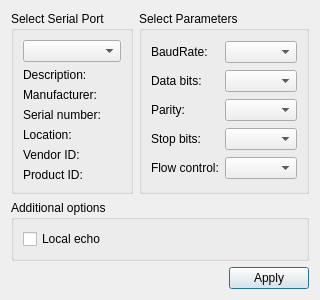
<?xml version="1.0" encoding="UTF-8"?>
<ui version="4.0">
 <class>SettingsDialog</class>
 <widget class="QDialog" name="SettingsDialog">
  <property name="geometry">
   <rect>
    <x>0</x>
    <y>0</y>
    <width>281</width>
    <height>272</height>
   </rect>
  </property>
  <property name="windowTitle">
   <string>Settings</string>
  </property>
  <layout class="QGridLayout" name="gridLayout_3">
   <item row="0" column="1">
    <widget class="QGroupBox" name="parametersBox">
     <property name="title">
      <string>Select Parameters</string>
     </property>
     <layout class="QGridLayout" name="gridLayout_2">
      <item row="0" column="0">
       <widget class="QLabel" name="baudRateLabel">
        <property name="text">
         <string>BaudRate:</string>
        </property>
       </widget>
      </item>
      <item row="0" column="1">
       <widget class="QComboBox" name="baudRateBox"/>
      </item>
      <item row="1" column="0">
       <widget class="QLabel" name="dataBitsLabel">
        <property name="text">
         <string>Data bits:</string>
        </property>
       </widget>
      </item>
      <item row="1" column="1">
       <widget class="QComboBox" name="dataBitsBox"/>
      </item>
      <item row="2" column="0">
       <widget class="QLabel" name="parityLabel">
        <property name="text">
         <string>Parity:</string>
        </property>
       </widget>
      </item>
      <item row="2" column="1">
       <widget class="QComboBox" name="parityBox"/>
      </item>
      <item row="3" column="0">
       <widget class="QLabel" name="stopBitsLabel">
        <property name="text">
         <string>Stop bits:</string>
        </property>
       </widget>
      </item>
      <item row="3" column="1">
       <widget class="QComboBox" name="stopBitsBox"/>
      </item>
      <item row="4" column="0">
       <widget class="QLabel" name="flowControlLabel">
        <property name="text">
         <string>Flow control:</string>
        </property>
       </widget>
      </item>
      <item row="4" column="1">
       <widget class="QComboBox" name="flowControlBox"/>
      </item>
     </layout>
    </widget>
   </item>
   <item row="0" column="0">
    <widget class="QGroupBox" name="selectBox">
     <property name="title">
      <string>Select Serial Port</string>
     </property>
     <layout class="QGridLayout" name="gridLayout">
      <item row="0" column="0">
       <widget class="QComboBox" name="serialPortInfoListBox"/>
      </item>
      <item row="1" column="0">
       <widget class="QLabel" name="descriptionLabel">
        <property name="text">
         <string>Description:</string>
        </property>
       </widget>
      </item>
      <item row="2" column="0">
       <widget class="QLabel" name="manufacturerLabel">
        <property name="text">
         <string>Manufacturer:</string>
        </property>
       </widget>
      </item>
      <item row="3" column="0">
       <widget class="QLabel" name="serialNumberLabel">
        <property name="text">
         <string>Serial number:</string>
        </property>
       </widget>
      </item>
      <item row="4" column="0">
       <widget class="QLabel" name="locationLabel">
        <property name="text">
         <string>Location:</string>
        </property>
       </widget>
      </item>
      <item row="5" column="0">
       <widget class="QLabel" name="vidLabel">
        <property name="text">
         <string>Vendor ID:</string>
        </property>
       </widget>
      </item>
      <item row="6" column="0">
       <widget class="QLabel" name="pidLabel">
        <property name="text">
         <string>Product ID:</string>
        </property>
       </widget>
      </item>
     </layout>
    </widget>
   </item>
   <item row="2" column="0" colspan="2">
    <layout class="QHBoxLayout" name="horizontalLayout">
     <item>
      <spacer name="horizontalSpacer">
       <property name="orientation">
        <enum>Qt::Horizontal</enum>
       </property>
       <property name="sizeHint" stdset="0">
        <size>
         <width>96</width>
         <height>20</height>
        </size>
       </property>
      </spacer>
     </item>
     <item>
      <widget class="QPushButton" name="applyButton">
       <property name="text">
        <string>Apply</string>
       </property>
      </widget>
     </item>
    </layout>
   </item>
   <item row="1" column="0" colspan="2">
    <widget class="QGroupBox" name="additionalOptionsGroupBox">
     <property name="title">
      <string>Additional options</string>
     </property>
     <layout class="QVBoxLayout" name="verticalLayout">
      <item>
       <widget class="QCheckBox" name="localEchoCheckBox">
        <property name="text">
         <string>Local echo</string>
        </property>
        <property name="checked">
         <bool>false</bool>
        </property>
       </widget>
      </item>
     </layout>
    </widget>
   </item>
  </layout>
 </widget>
 <resources/>
 <connections/>
</ui>
